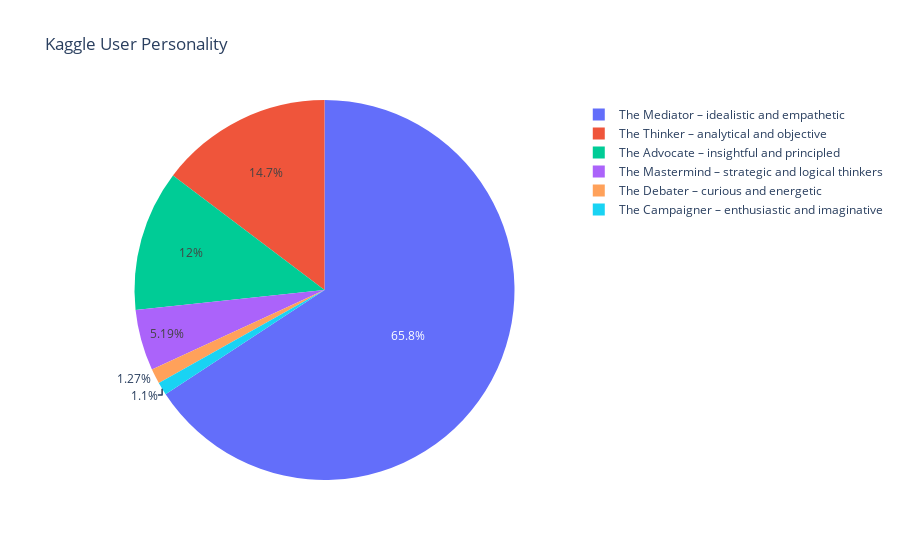

Notebook code cell kept with this figure:
### Markdown cell above
Kaggle User Personality

### Code cell
import plotly.graph_objs as go

labels = pred_df['description']
sizes = pred_df['percent'] * 100  # Remove *100 if already in percent
trace = go.Pie(labels=labels, values=sizes)

layout = go.Layout(
    title='Kaggle User Personality'
)

fig = go.Figure(data=[trace], layout=layout)
fig.show()

### Figure 1 — Plotly figure (JSON) as saved in the notebook; plotly's stock layout.template omitted (floating-point values rounded to 4 significant figures)
{"data": [{"labels": ["The Mediator – idealistic and empathetic", "The Thinker – analytical and objective", "The Advocate – insightful and principled", "The Mastermind – strategic and logical thinkers", "The Debater – curious and energetic", "The Campaigner – enthusiastic and imaginative"], "type": "pie", "values": [65.76, 14.7, 11.99, 5.187, 1.268, 1.095]}], "layout": {"title": {"text": "Kaggle User Personality"}}}
